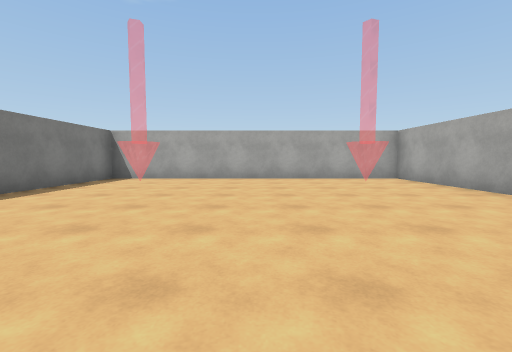
[1] (above)

17 first-person views from a walk through a 3-D level made in the Unity game engine. The camera is 1.2 m above the floor, tilts 4° down and sees 90° across. The floor is counted in squares, 2 m on a side. Each view is taken from the middle of a square. On the plan, view 1 faces up. The plan holds only what a view shows up to about 9 squares ahead; the rest is blank. The place goes on beyond the plan. The player character is not drawn. Surface patterns are stand-ins for the level's own textures.

[2]
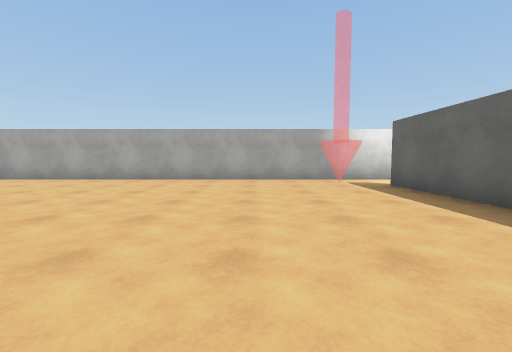

[3]
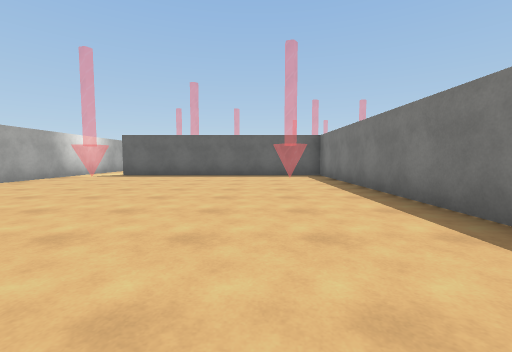

[4]
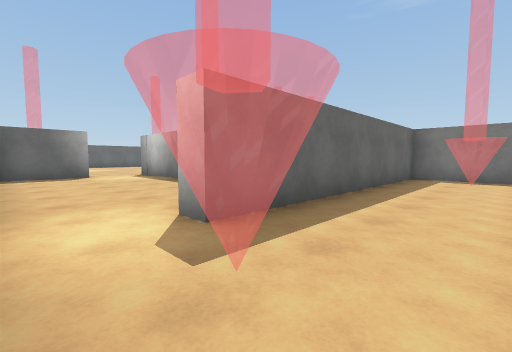

[5]
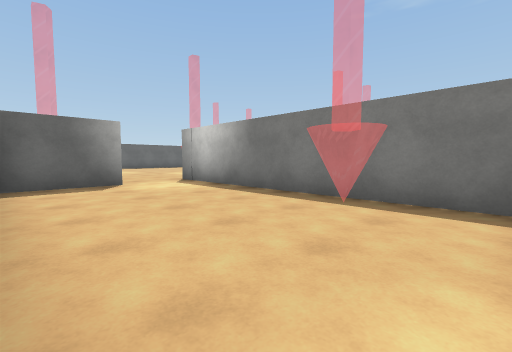

[6]
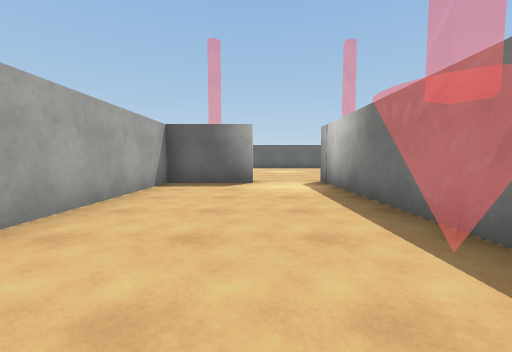

[7]
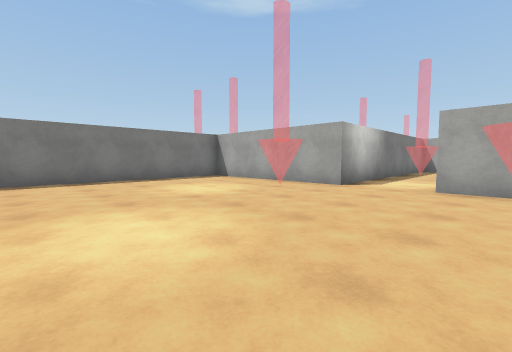

[8]
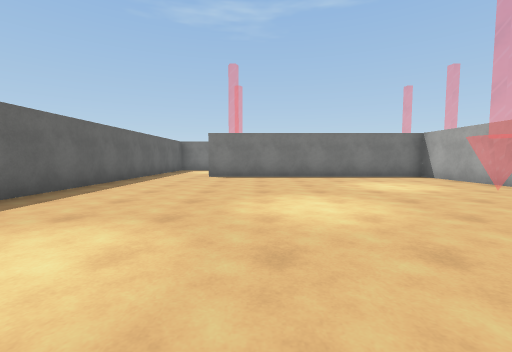

[9]
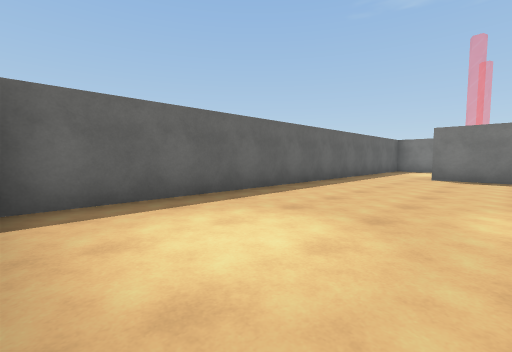

[10]
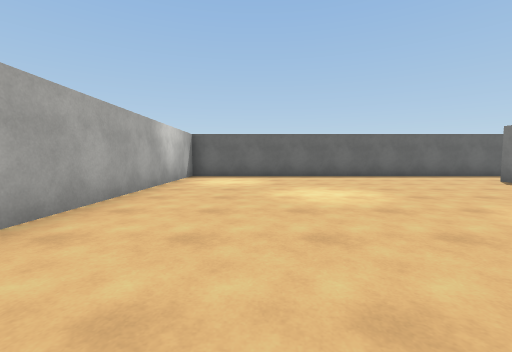

[11]
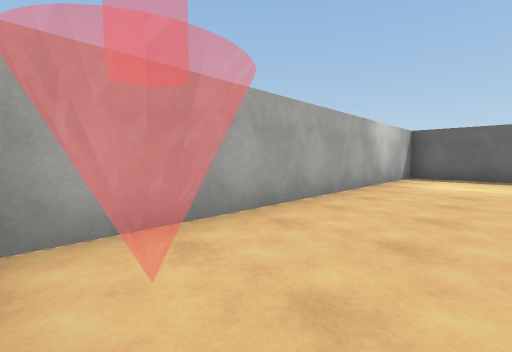

[12]
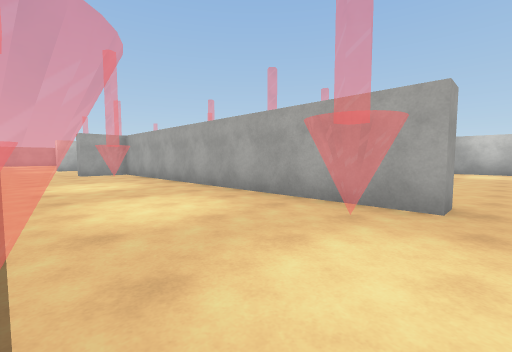

[13]
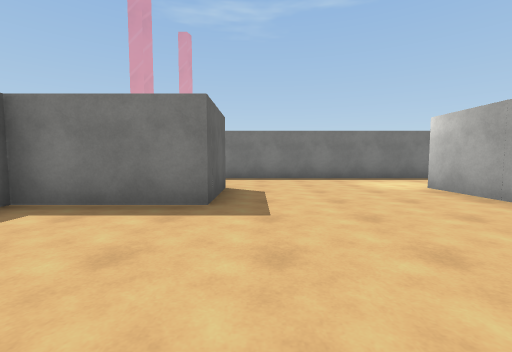

[14]
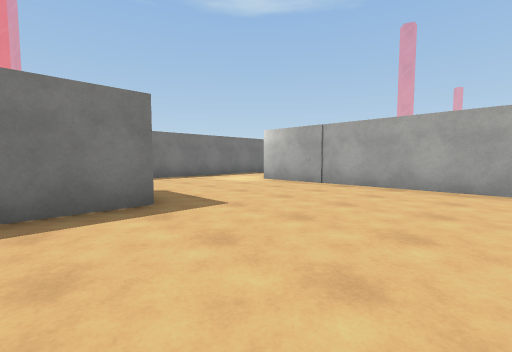

[15]
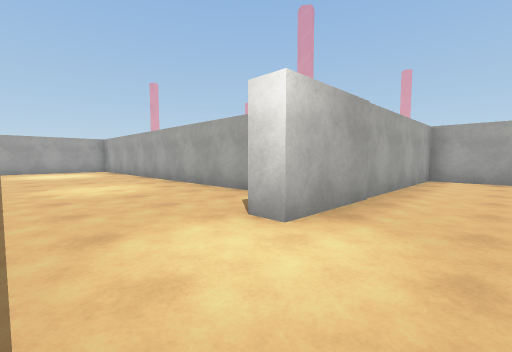

[16]
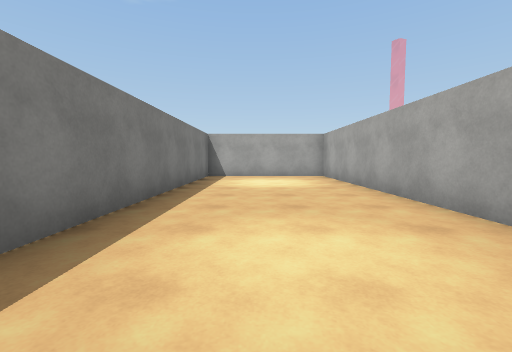

[17]
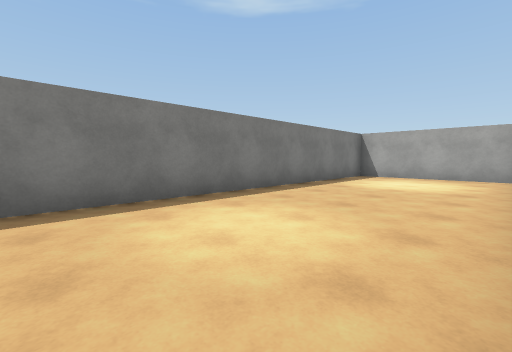

### Floor plan
Points are (right, up) in squares from view 1. A wall is a line through its corners. A room is listed if a view was taken in it or the views show most of it. See-through windows are left out.
Room 1 (views 1, 2, 3, 4)
walls: (4.1, -2.4) (4.1, 7.6) (-4.2, 7.6) (-4.2, -3) (2.7, -3)
ways out: opening at (3.5, -3) to room 2
Room 2 (views 5, 6)
walls: (0.3, -3.9) (0.3, -10.6); (4.1, -3.9) (4.1, -2.4); (2.7, -3) (2.7, -3.5); (2, -10.1) (4.1, -10.1) (4.1, -6.1)
ways out: opening at (3.5, -3) to room 1; opening at (1.5, -10) to room 3
Room 3 (views 7, 8, 9, 10, 11)
walls: (0.3, -10.6) (-4.2, -10.6) (-4.2, -17.6); (-4.4, -19.6) (4.1, -19.6) (4.1, -10.9)
ways out: opening at (1.5, -10) to room 2; opening at (-4, -18.5) to room 4
Room 4 (view 12)
walls: (-4.7, -16.4) (-4.7, -8.5); (-6.4, -19.6) (-4.4, -19.6); (-5, -8.1) (-6.1, -8.1)
ways out: opening at (-4, -18.5) to room 3; opening at (-7.5, -8) to room 5
Room 5 (views 13, 14, 15)
walls: (-6.1, -8.1) (-6.1, -7.6) (-4.2, -7.6) (-4.2, -10.2); (-0.2, -5.1) (-0.2, -3.5) (-6.1, -3.5) (-6.1, -3); (-8.6, -2.6) (-8.6, -8)
ways out: opening at (-7.5, -8) to room 4; opening at (-7.5, -3) to room 6
Room 6 (views 16, 17)
walls: (-4.7, -1.6) (-4.7, 7.6) (-8.6, 7.6) (-8.6, -2.6)
ways out: opening at (-7.5, -3) to room 5

Where each view was taken, in squares from view 1:
view 1: 0 up, 0 right, facing up
view 2: 0 up, 3 left, facing right
view 3: 6 up, 2 left, facing down
view 4: 1 down, 4 right, facing down-left
view 5: 4 down, 4 right, facing down-left
view 6: 4 down, 2 right, facing down
view 7: 16 down, 3 right, facing up-left
view 8: 16 down, 4 right, facing left
view 9: 16 down, 4 right, facing down-left
view 10: 11 down, 2 right, facing down
view 11: 11 down, 2 right, facing down-right
view 12: 18 down, 8 left, facing up-right
view 13: 7 down, 1 left, facing left
view 14: 9 down, 1 left, facing up-left
view 15: 5 down, 8 left, facing up-right
view 16: 1 down, 7 left, facing up
view 17: 1 down, 5 left, facing up-left
